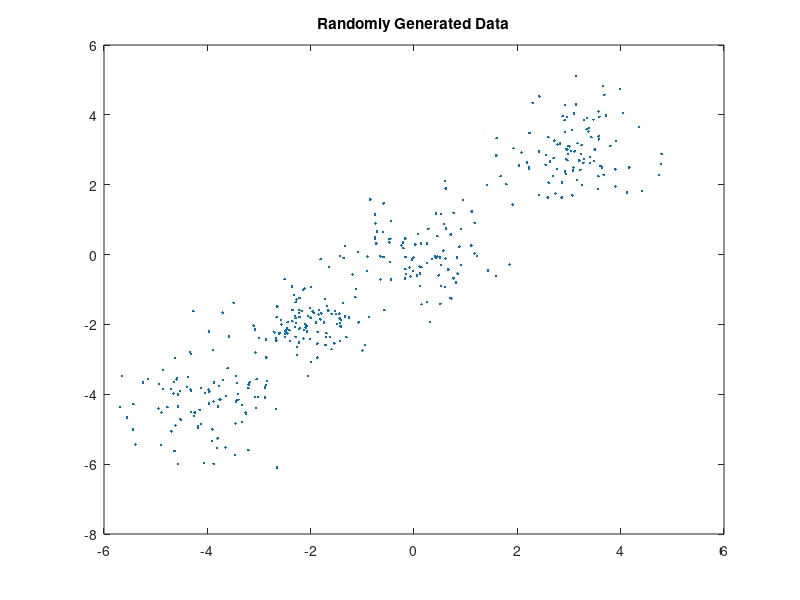

Reproduce this figure in MATLAB. (Note: this script raises an error after producing the figure.)
rng default; % For reproducibility
%generate 4 clusters of data 
X = [randn(100,3)*0.75+ones(100,3)*3;
    randn(100,3)*0.5-ones(100,3)*2
    randn(100,3)*0.75-ones(100,3)*4
    randn(100,3)*0.75];
%plot data 
figure;
plot(X(:,1),X(:,2),'.');
title 'Randomly Generated Data';
%call own implementation of k means 
k = 4;
[cluster_idx,centers] = mykmeans_implem(X,k);

%plot clusters with centroids
figure;
plot(X(cluster_idx==1,1),X(cluster_idx==1,2),'r.','MarkerSize',12)
hold on
plot(X(cluster_idx==2,1),X(cluster_idx==2,2),'g.','MarkerSize',12)
plot(X(cluster_idx==3,1),X(cluster_idx==3,2),'b.','MarkerSize',12)
plot(X(cluster_idx==4,1),X(cluster_idx==4,2),'y.','MarkerSize',12)
plot(centers(:,1),centers(:,2),'kx',...
     'MarkerSize',15,'LineWidth',3) 
legend('Cluster 1','Cluster 2','Cluster 3','Cluster 4','Centroids','Location','NW')
%legend('Cluster 1','Cluster 2','Cluster 3','Centroids','Location','NW')
title 'Cluster Assignments and Centroids'
hold off



%spectral k-means implementation
Y = X*X'; %compute Y
[V,D] = eig(Y);%perform eigen value decomposition
[d,ind] = sort(diag(D),'descend');
spectral_X = V(:,ind(1:k,:));
%spectral_X = Vs';
[cluster_idx,centers] = mykmeans_implem(spectral_X,k);


%plot clusters with centroids
figure;
plot(X(cluster_idx==1,1),X(cluster_idx==1,2),'r.','MarkerSize',12)
hold on
plot(X(cluster_idx==2,1),X(cluster_idx==2,2),'g.','MarkerSize',12)
plot(X(cluster_idx==3,1),X(cluster_idx==3,2),'b.','MarkerSize',12)
plot(X(cluster_idx==4,1),X(cluster_idx==4,2),'y.','MarkerSize',12)
legend('Cluster 1','Cluster 2','Cluster 3','Cluster 4','Location','NW')
%legend('Cluster 1','Cluster 2','Cluster 3','Centroids','Location','NW')
title 'Cluster Assignments and Centroids'
hold off


%function for k means implementation
function [data_cluster,centers] = mykmeans_implem(X,k)
%find data size
data_size = size(X,1);
%randomly select any data point as center 
init_centers = randperm(data_size,k);
old_centers = zeros(k,size(X,2));
for i = 1:k
    old_centers(i) = X(init_centers(i));
end

%create vector cluster of data points
data_cluster = zeros(size(X,1),1);
centers(:,:) = old_centers;%set centroid to old centroid 
count = 0;
while ~isequal(old_centers,centers) || count == 0
count = 1;
old_centers(:,:) = centers(:,:);
for i = 1:data_size
    dist = zeros(k,1); %initialize distance vector from each centroid 
    for j = 1:k
        dist(j) = norm(old_centers(j)-X(i))^2;
    end    
    [M,I] = min(dist); %Get minimum distance centroid 
    data_cluster(i,1) = I;

end
%calculate new centers
for j = 1:k
    idx = find(data_cluster == j);
    centers(j,:) = mean(X((idx),:));    
end
end
end